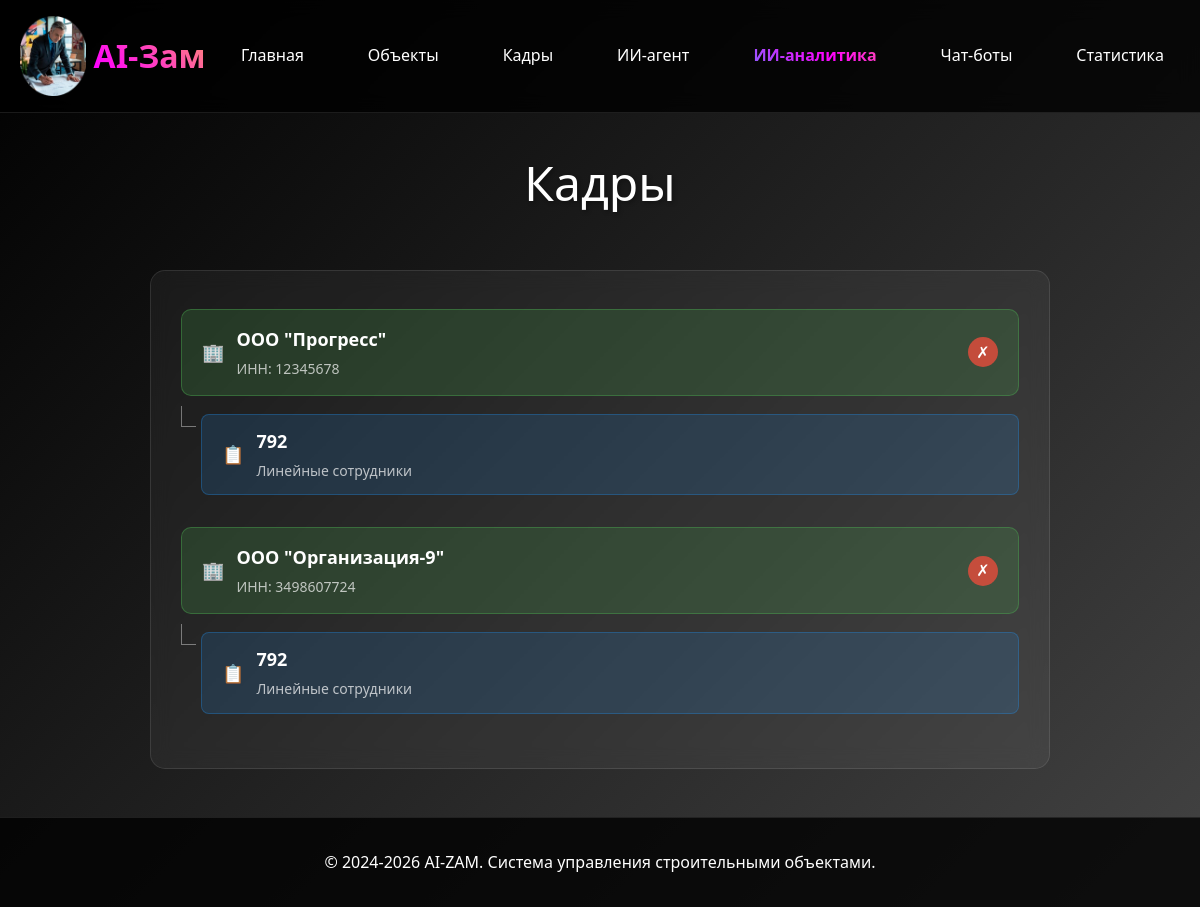
The page /sotrudniki/organizations/ on the database as committed earlier.
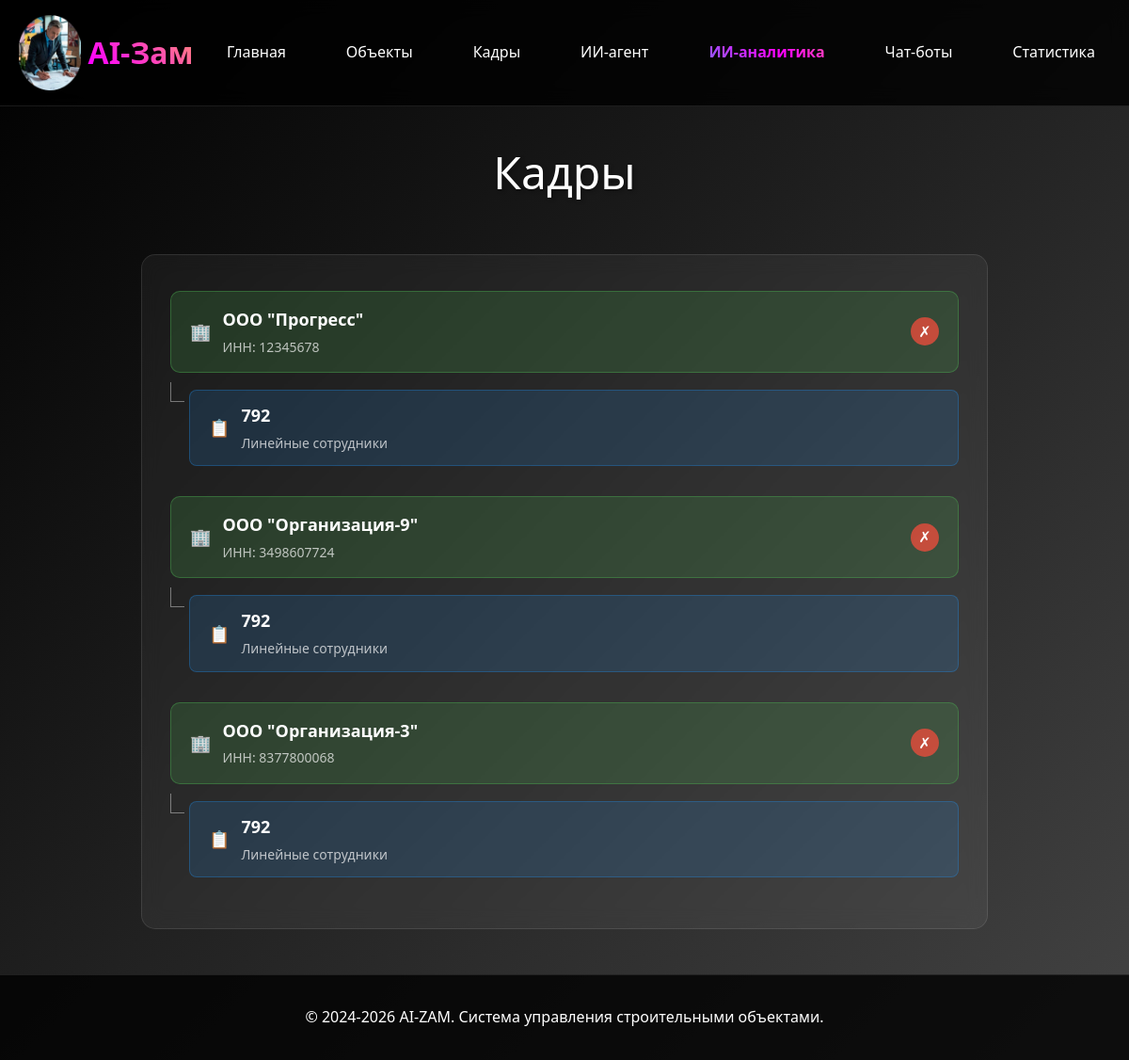
The same page on the database as committed later.
### sotrudniki/models.py (models this page shows, shortened)
class Organizaciya(models.Model):
    nazvanie = models.CharField(max_length=300, verbose_name="Название")
    inn = models.CharField(max_length=12, unique=True, verbose_name="ИНН")
    ogrn = models.CharField(max_length=15, verbose_name="ОГРН", null=True, blank=True)
    adres = models.TextField(verbose_name="Адрес", null=True, blank=True)
    is_active = models.BooleanField(default=True, verbose_name="Активная")
    podrazdeleniya = models.ManyToManyField(
        'Podrazdelenie',
        through='OrganizaciyaPodrazdelenie',
        verbose_name="Подразделения",
        related_name="organizacii",
        blank=True
    )
    class Meta:
        verbose_name = "Организация"
        verbose_name_plural = "Организации"

class Podrazdelenie(models.Model):
    kod = models.CharField(max_length=50, unique=True, verbose_name="Код")
    nazvanie = models.CharField(max_length=200, verbose_name="Название")
    class Meta:
        verbose_name = "Подразделение"
        verbose_name_plural = "Подразделения"

### sotrudniki/views.py (the view)
# urls.py: path('organizations/', views.organizations_list, name='organizations'),
def organizations_list(request):
    organizacii = Organizaciya.objects.filter(is_active=True)
    return render(request, 'sotrudniki/organizations.html', {'organizacii': organizacii})

### sotrudniki/templates/sotrudniki/organizations.html (shortened to what this page needs)
{% extends 'base/base.html' %}
{% block content %}
<div class="page-title">Кадры</div>
<div class="tree-container">
    <div class="tree">
        <ul>
            {% for organizaciya in organizacii %}
            <li>
                <div class="org-node">
                    <div style="display: flex; align-items: center;">
                        <div class="node-icon">🏢</div>
                        <div class="node-info">
                            <div class="node-title">{{ organizaciya.nazvanie }}</div>
                            <div class="node-subtitle">ИНН: {{ organizaciya.inn }}</div>
                        </div>
                    </div>
                    <button onclick="deleteOrganization({{ organizaciya.id }})" class="delete-btn" title="Удалить организацию">✗</button>
                </div>
                <ul>
                    {% for podrazdelenie in organizaciya.podrazdeleniya.all %}
                    <li>
                        <div class="dept-node" onclick="location.href='{% url 'sotrudniki:list' %}?podrazdelenie={{ podrazdelenie.id }}'">
                            <div class="node-icon">📋</div>
                            <div class="node-info">
                                <div class="node-title">{{ podrazdelenie.kod }}</div>
                                <div class="node-subtitle">{{ podrazdelenie.nazvanie }}</div>
                            </div>
                        </div>
                    </li>
                    {% endfor %}
                </ul>
            </li>
            {% empty %}
            <li>
                <div style="text-align: center; color: rgba(255, 255, 255, 0.7); padding: 20px;">Нет организаций</div>
            </li>
            {% endfor %}
        </ul>
    </div>
</div>
{% endblock %}

Rows that differ between the two databases and show on the page:
now on this page (row edited): Organizaciya: nazvanie "ООО \"Организация-3\"", inn "8377800068", Podrazdelenie (kod "792", nazvanie "Линейные сотрудники")
